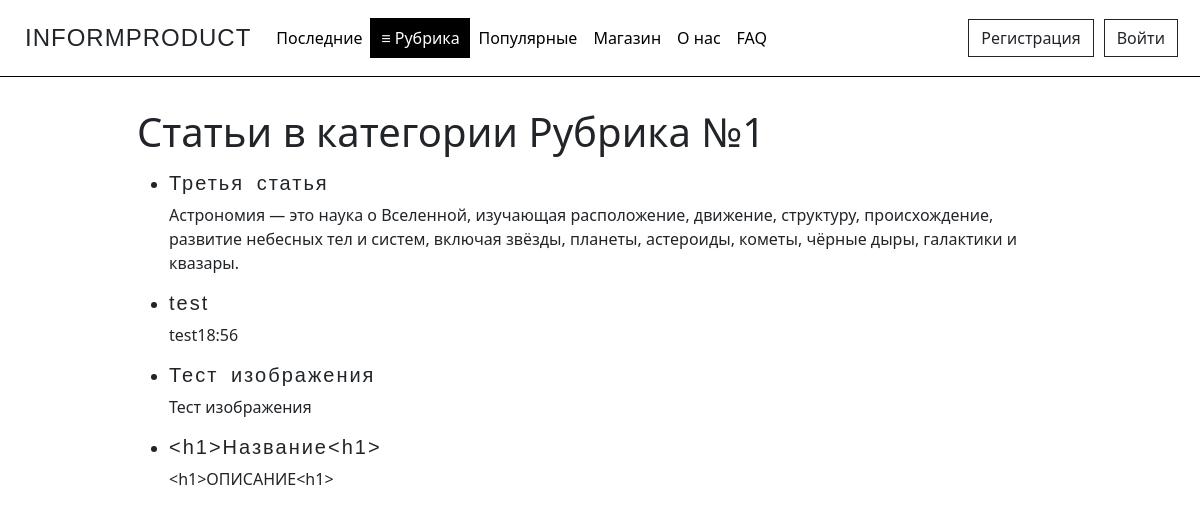
Page /categories/Category №1 on the earlier database version.
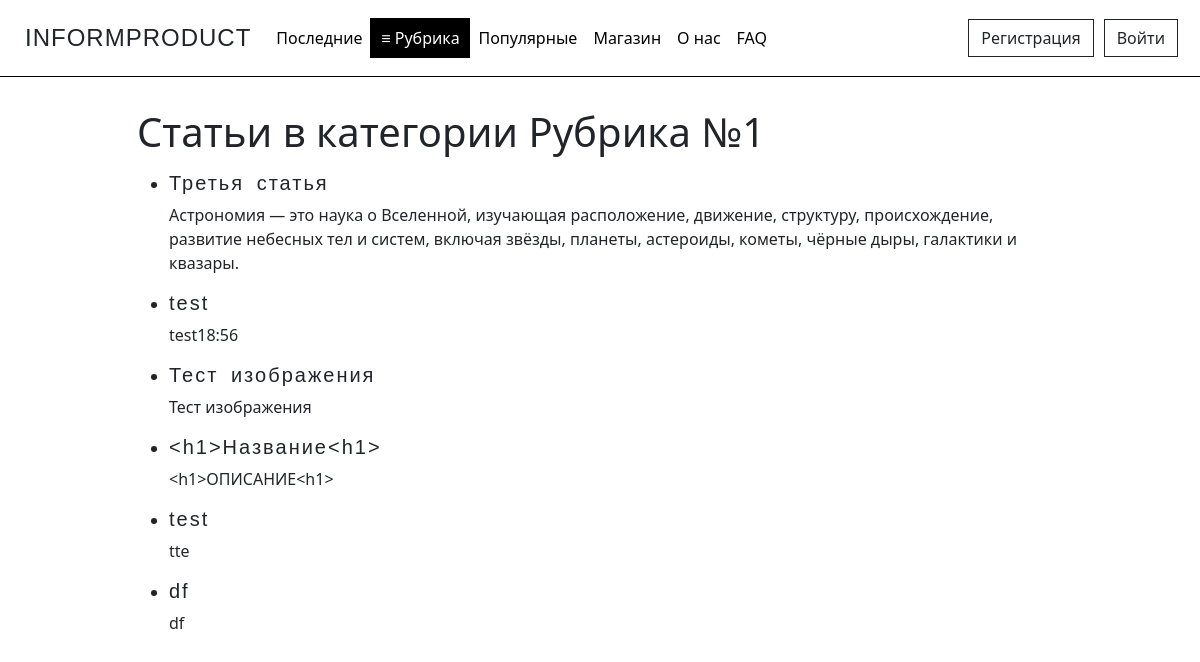
Same page on the later database version.
### journal/models.py (models this page shows, shortened)
class Article(models.Model):
    CATEGORY_CHOICES = [
        ('Category №1', 'Рубрика №1'),
        ('Category №2', 'Рубрика №2'),
        ('Category №3', 'Рубрика №3'),
        ('Category №4', 'Рубрика №4'),
        ('Category №5', 'Рубрика №5'),
    ]
    title = models.CharField('Название', max_length=100)
    description = models.TextField('Описание')
    text = models.TextField('Основной текст')
    category = models.CharField(max_length=50, verbose_name='Рубрика', choices=CATEGORY_CHOICES, default='Рубрика №1')
    author = models.ForeignKey(User, verbose_name='Автор', on_delete=models.CASCADE)
    publication = models.BooleanField('Статус публикации', default=False)
    date = models.DateTimeField('Дата', default=timezone.now)
    likes = models.IntegerField('Количество лайков', default=0)
    img = models.ImageField('Превью', default='default_preview.png', upload_to='preview_images')
    class Meta:
        verbose_name = 'Статью'
        verbose_name_plural = 'Статьи'

### journal/views.py (the view)
# urls.py: path('categories/<str:category>', views.CategoriesDetailView.as_view(), name='categories'),
class CategoriesDetailView(ListView):
    model = Article
    template_name = 'journal/categories.html'
    context_object_name = 'articles'
    def get_queryset(self):
        category = self.kwargs['category']
        return Article.objects.filter(category=category, publication=True)
    def get_context_data(self, **kwargs):
        ctx = super().get_context_data(**kwargs)
        category = self.kwargs['category']
        category_choices = dict(Article. CATEGORY_CHOICES)
        if category in category_choices:
            ctx['category'] = category_choices[category]
        return ctx

### journal/templates/journal/categories.html (shortened to what this page needs)
{% extends 'journal/base.html' %}
{% block content %}
  <h1>Статьи в категории  {{category}}</h1>
  <ul>
    {% for article in articles %}
      <li>
          <h2>{{article.title}}</h2>
          <p>{{article.description }}</p>
      </li>
    {% endfor %}
  </ul>
{% endblock %}

Differences in the rows shown:
added Article: title "test", description "tte"
added Article: title "df", description "df"
